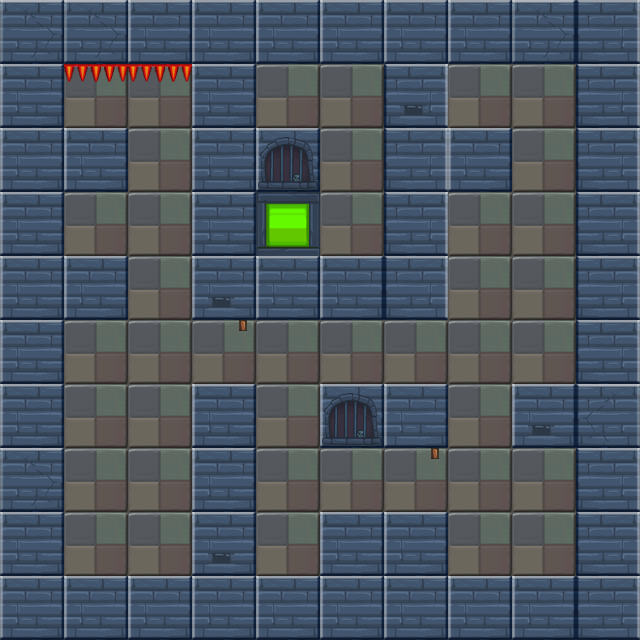

This is a level from a 2D game, rendered from its Tiled map with the project's own tilesets. A one-line summary and the map file follow, with tile-layer data summarised:
An orthogonal 10x10 tile map with 64x64 px tiles, 2 tile layers (bg1, fg1) and 32 objects (15x wall, 6x enemy, 2x banziL, player, ding, ...).

<map version="1.0" orientation="orthogonal" renderorder="right-down" width="10" height="10" tilewidth="64" tileheight="64">
 <properties>
  <property name="maxStep" value="15" />
 </properties>
 <tileset firstgid="1" name="lv3map" tilewidth="64" tileheight="64">
  <image source="lv3map.png" width="256" height="256" />
 </tileset>
 <layer name="bg1" width="10" height="10">
  <data>[100 cells, 100 non-empty, 5 distinct tile ids]</data>
 </layer>
 <layer name="fg1" width="10" height="10">
  <data>[100 cells, 11 non-empty, 5 distinct tile ids]</data>
 </layer>
 <objectgroup name="obj1">
  <object name="wall" x="0" y="0" width="640" height="64" />
  <object name="wall" x="0" y="0" width="64" height="576" />
  <object name="wall" x="0" y="576" width="640" height="64" />
  <object name="wall" x="384" y="128" width="128" height="64" />
  <object name="wall" x="0" y="256" width="128" height="64" />
  <object name="wall" x="0" y="128" width="128" height="64" />
  <object name="wall" x="576" y="0" width="64" height="576" />
  <object name="wall" x="192" y="256" width="256" height="64" />
  <object name="wall" x="192" y="0" width="64" height="320" />
  <object name="wall" x="384" y="0" width="64" height="320" />
  <object name="wall" x="512" y="384" width="128" height="64" />
  <object name="player" x="64" y="512" width="64" height="64" />
  <object name="enemy" x="128" y="512" width="64" height="64" />
  <object name="enemy" x="64" y="448" width="64" height="64" />
  <object name="ding" x="64" y="64" width="128" height="13" />
  <object name="mutiao" x="256" y="384" width="64" height="64" />
  <object name="box" x="256" y="64" width="64" height="64" />
  <object name="door" x="256" y="320" width="64" height="64" />
  <object name="banziL" x="435" y="448" width="13" height="64" />
  <object name="key" x="448" y="192" width="64" height="64">
   <properties>
    <property name="active" value="false" />
   </properties>
  </object>
  <object name="enemy" x="320" y="448" width="64" height="64" />
  <object name="enemy" x="64" y="192" width="64" height="64" />
  <object name="enemy" x="448" y="64" width="64" height="64" />
  <object name="fazhen_B" x="256" y="512" width="64" height="64">
   <properties>
    <property name="target" value="fazhen_A" />
   </properties>
  </object>
  <object name="banziL" x="243" y="320" width="13" height="64" />
  <object name="wall" x="320" y="384" width="128" height="64" />
  <object name="wall" x="320" y="512" width="128" height="128" />
  <object name="wall" x="192" y="384" width="64" height="256" />
  <object name="enemy" x="512" y="512" width="64" height="64" />
  <object name="wall" x="192" y="128" width="128" height="64" />
  <object name="fang" x="256" y="192" width="64" height="64">
   <properties>
    <property name="target" value="mutiao" />
   </properties>
  </object>
  <object name="fazhen_A" x="320" y="448" width="64" height="64">
   <properties>
    <property name="target" value="fazhen_B" />
   </properties>
  </object>
 </objectgroup>
</map>
